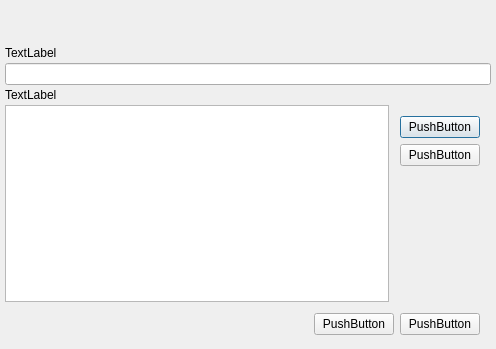
<?xml version="1.0" encoding="UTF-8"?>
<ui version="4.0">
 <class>AddGroupDialog</class>
 <widget class="QDialog" name="AddGroupDialog">
  <property name="geometry">
   <rect>
    <x>0</x>
    <y>0</y>
    <width>496</width>
    <height>349</height>
   </rect>
  </property>
  <property name="sizePolicy">
   <sizepolicy hsizetype="Fixed" vsizetype="Fixed">
    <horstretch>0</horstretch>
    <verstretch>0</verstretch>
   </sizepolicy>
  </property>
  <property name="windowTitle">
   <string>AddGroupDialog</string>
  </property>
  <property name="styleSheet">
   <string notr="true"/>
  </property>
  <layout class="QVBoxLayout" name="verticalLayout">
   <property name="spacing">
    <number>0</number>
   </property>
   <property name="leftMargin">
    <number>0</number>
   </property>
   <property name="topMargin">
    <number>0</number>
   </property>
   <property name="rightMargin">
    <number>0</number>
   </property>
   <property name="bottomMargin">
    <number>0</number>
   </property>
   <item>
    <widget class="QWidget" name="dialogbg" native="true">
     <layout class="QVBoxLayout" name="verticalLayout_2">
      <property name="spacing">
       <number>0</number>
      </property>
      <property name="leftMargin">
       <number>5</number>
      </property>
      <property name="topMargin">
       <number>3</number>
      </property>
      <property name="rightMargin">
       <number>5</number>
      </property>
      <property name="bottomMargin">
       <number>3</number>
      </property>
      <item>
       <widget class="TitlebarWidget" name="titlebarWidget" native="true">
        <property name="minimumSize">
         <size>
          <width>0</width>
          <height>40</height>
         </size>
        </property>
        <property name="maximumSize">
         <size>
          <width>16777215</width>
          <height>40</height>
         </size>
        </property>
        <layout class="QVBoxLayout" name="verticalLayout_3">
         <property name="spacing">
          <number>0</number>
         </property>
         <property name="leftMargin">
          <number>0</number>
         </property>
         <property name="topMargin">
          <number>0</number>
         </property>
         <property name="rightMargin">
          <number>0</number>
         </property>
         <property name="bottomMargin">
          <number>0</number>
         </property>
        </layout>
       </widget>
      </item>
      <item>
       <widget class="QLabel" name="lblGroupName">
        <property name="sizePolicy">
         <sizepolicy hsizetype="Preferred" vsizetype="Fixed">
          <horstretch>0</horstretch>
          <verstretch>0</verstretch>
         </sizepolicy>
        </property>
        <property name="minimumSize">
         <size>
          <width>0</width>
          <height>20</height>
         </size>
        </property>
        <property name="text">
         <string>TextLabel</string>
        </property>
       </widget>
      </item>
      <item>
       <widget class="QLineEdit" name="lineEdit"/>
      </item>
      <item>
       <widget class="QLabel" name="lblMember">
        <property name="sizePolicy">
         <sizepolicy hsizetype="Preferred" vsizetype="Fixed">
          <horstretch>0</horstretch>
          <verstretch>0</verstretch>
         </sizepolicy>
        </property>
        <property name="minimumSize">
         <size>
          <width>0</width>
          <height>20</height>
         </size>
        </property>
        <property name="text">
         <string>TextLabel</string>
        </property>
       </widget>
      </item>
      <item>
       <widget class="QWidget" name="widget" native="true">
        <layout class="QHBoxLayout" name="horizontalLayout_4">
         <property name="spacing">
          <number>0</number>
         </property>
         <property name="leftMargin">
          <number>0</number>
         </property>
         <property name="topMargin">
          <number>0</number>
         </property>
         <property name="rightMargin">
          <number>0</number>
         </property>
         <property name="bottomMargin">
          <number>0</number>
         </property>
         <item>
          <widget class="QListWidget" name="listWidget"/>
         </item>
         <item>
          <widget class="QWidget" name="widget_4" native="true">
           <layout class="QVBoxLayout" name="verticalLayout_4">
            <item>
             <widget class="QPushButton" name="btnAdd">
              <property name="text">
               <string>PushButton</string>
              </property>
             </widget>
            </item>
            <item>
             <widget class="QPushButton" name="btnRemove">
              <property name="text">
               <string>PushButton</string>
              </property>
             </widget>
            </item>
            <item>
             <spacer name="verticalSpacer_2">
              <property name="orientation">
               <enum>Qt::Vertical</enum>
              </property>
              <property name="sizeHint" stdset="0">
               <size>
                <width>20</width>
                <height>40</height>
               </size>
              </property>
             </spacer>
            </item>
           </layout>
          </widget>
         </item>
        </layout>
       </widget>
      </item>
      <item>
       <widget class="QWidget" name="widget_2" native="true">
        <property name="sizePolicy">
         <sizepolicy hsizetype="Preferred" vsizetype="Fixed">
          <horstretch>0</horstretch>
          <verstretch>0</verstretch>
         </sizepolicy>
        </property>
        <property name="maximumSize">
         <size>
          <width>16777215</width>
          <height>60</height>
         </size>
        </property>
        <layout class="QHBoxLayout" name="horizontalLayout_3">
         <item>
          <spacer name="horizontalSpacer_2">
           <property name="orientation">
            <enum>Qt::Horizontal</enum>
           </property>
           <property name="sizeHint" stdset="0">
            <size>
             <width>40</width>
             <height>20</height>
            </size>
           </property>
          </spacer>
         </item>
         <item>
          <widget class="QPushButton" name="btnOK">
           <property name="text">
            <string>PushButton</string>
           </property>
          </widget>
         </item>
         <item>
          <widget class="QPushButton" name="btnCancel">
           <property name="text">
            <string>PushButton</string>
           </property>
          </widget>
         </item>
        </layout>
       </widget>
      </item>
     </layout>
    </widget>
   </item>
  </layout>
 </widget>
 <layoutdefault spacing="6" margin="11"/>
 <customwidgets>
  <customwidget>
   <class>TitlebarWidget</class>
   <extends>QWidget</extends>
   <header>TitlebarWidget.h</header>
   <container>1</container>
  </customwidget>
 </customwidgets>
 <resources/>
 <connections/>
</ui>
